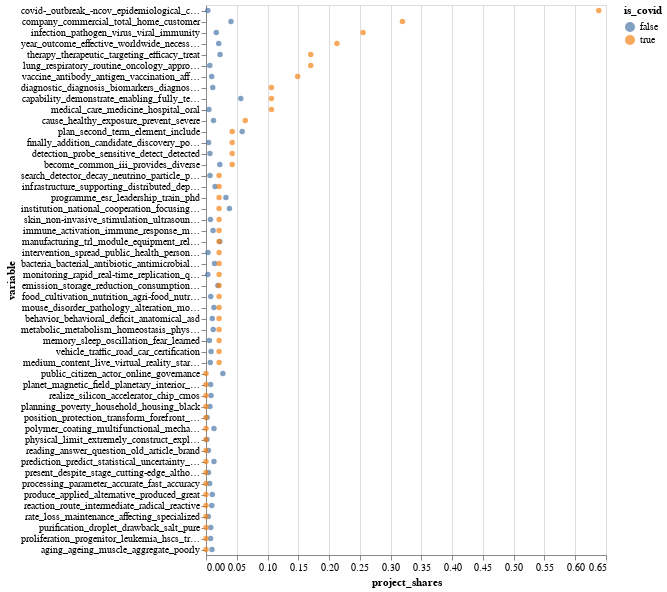

The notebook cell this image was saved under:
### Code cell
sbm_2020_processed['id'] = cord_proj_df.query("created>'2020-01-01'")['id'].tolist()
sbm_2020_processed['is_covid'] = sbm_2020_processed['id'].isin(covid_ids)

#Melt 
sbm_2020_shares = sbm_2020_processed.melt(id_vars=['is_covid','id']).groupby(['is_covid','variable']).apply(get_project_shares)

focus_topics = sbm_2020_shares[True].sort_values(ascending=False).index.tolist()[:50]

sbm_2020_plot = sbm_2020_shares.reset_index(name='project_shares')

project_topic_chart = (alt.Chart(sbm_2020_plot)
                       .mark_point(filled=True)
                       .transform_filter(alt.FieldOneOfPredicate('variable',focus_topics))
                       .encode(y=alt.Y('variable',sort=focus_topics),
                               x='project_shares',
                               color='is_covid')).properties(height=550)
project_topic_chart

### Figure 1 — Vega-Lite specification as saved in the notebook (floating-point values rounded to 4 significant figures; data arrays with more than 128 entries replaced by an {"elided": "..."} marker saying what was removed)
{"config": {"view": {"continuousWidth": 400, "continuousHeight": 300}}, "data": {"name": "data-aee9fb016a24b786dda90a1fbb11fe31"}, "mark": {"type": "point", "filled": true}, "encoding": {"color": {"type": "nominal", "field": "is_covid"}, "x": {"type": "quantitative", "field": "project_shares"}, "y": {"type": "nominal", "field": "variable", "sort": ["covid-_outbreak_-ncov_epidemiological_coronavirus", "company_commercial_total_home_customer", "infection_pathogen_virus_viral_immunity", "year_outcome_effective_worldwide_necessary", "therapy_therapeutic_targeting_efficacy_treat", "lung_respiratory_routine_oncology_approved", "vaccine_antibody_antigen_vaccination_affinity", "diagnostic_diagnosis_biomarkers_diagnostics_personnel", "capability_demonstrate_enabling_fully_testing", "medical_care_medicine_hospital_oral", "cause_healthy_exposure_prevent_severe", "plan_second_term_element_include", "finally_addition_candidate_discovery_powerful", "detection_probe_sensitive_detect_detected", "become_common_iii_provides_diverse", "search_detector_decay_neutrino_particle_physic", "infrastructure_supporting_distributed_deployment_operator", "programme_esr_leadership_train_phd", "institution_national_cooperation_focusing_participation", "skin_non-invasive_stimulation_ultrasound_invasive", "immune_activation_immune_response_macrophage_activated", "manufacturing_trl_module_equipment_reliability", "intervention_spread_public_health_personalized_prevention", "bacteria_bacterial_antibiotic_antimicrobial_susceptibility", "monitoring_rapid_real-time_replication_quantification", "emission_storage_reduction_consumption_green", "food_cultivation_nutrition_agri-food_nutritional", "mouse_disorder_pathology_alteration_modulate", "behavior_behavioral_deficit_anatomical_asd", "metabolic_metabolism_homeostasis_physiology_metabolite", "memory_sleep_oscillation_fear_learned", "vehicle_traffic_road_car_certification", "medium_content_live_virtual_reality_startup", "public_citizen_actor_online_governance", "planet_magnetic_field_planetary_interior_dynamo", "realize_silicon_accelerator_chip_cmos", "planning_poverty_household_housing_black", "position_protection_transform_forefront_protect", "polymer_coating_multifunctional_mechanical_property_superior", "physical_limit_extremely_construct_exploration", "reading_answer_question_old_article_brand", "prediction_predict_statistical_uncertainty_modeling", "present_despite_stage_cutting-edge_although", "processing_parameter_accurate_fast_accuracy", "produce_applied_alternative_produced_great", "reaction_route_intermediate_radical_reactive", "rate_loss_maintenance_affecting_specialized", "purification_droplet_drawback_salt_pure", "proliferation_progenitor_leukemia_hscs_transplantation", "aging_ageing_muscle_aggregate_poorly"]}}, "height": 550, "transform": [{"filter": {"field": "variable", "oneOf": ["covid-_outbreak_-ncov_epidemiological_coronavirus", "company_commercial_total_home_customer", "infection_pathogen_virus_viral_immunity", "year_outcome_effective_worldwide_necessary", "therapy_therapeutic_targeting_efficacy_treat", "lung_respiratory_routine_oncology_approved", "vaccine_antibody_antigen_vaccination_affinity", "diagnostic_diagnosis_biomarkers_diagnostics_personnel", "capability_demonstrate_enabling_fully_testing", "medical_care_medicine_hospital_oral", "cause_healthy_exposure_prevent_severe", "plan_second_term_element_include", "finally_addition_candidate_discovery_powerful", "detection_probe_sensitive_detect_detected", "become_common_iii_provides_diverse", "search_detector_decay_neutrino_particle_physic", "infrastructure_supporting_distributed_deployment_operator", "programme_esr_leadership_train_phd", "institution_national_cooperation_focusing_participation", "skin_non-invasive_stimulation_ultrasound_invasive", "immune_activation_immune_response_macrophage_activated", "manufacturing_trl_module_equipment_reliability", "intervention_spread_public_health_personalized_prevention", "bacteria_bacterial_antibiotic_antimicrobial_susceptibility", "monitoring_rapid_real-time_replication_quantification", "emission_storage_reduction_consumption_green", "food_cultivation_nutrition_agri-food_nutritional", "mouse_disorder_pathology_alteration_modulate", "behavior_behavioral_deficit_anatomical_asd", "metabolic_metabolism_homeostasis_physiology_metabolite", "memory_sleep_oscillation_fear_learned", "vehicle_traffic_road_car_certification", "medium_content_live_virtual_reality_startup", "public_citizen_actor_online_governance", "planet_magnetic_field_planetary_interior_dynamo", "realize_silicon_accelerator_chip_cmos", "planning_poverty_household_housing_black", "position_protection_transform_forefront_protect", "polymer_coating_multifunctional_mechanical_property_superior", "physical_limit_extremely_construct_exploration", "reading_answer_question_old_article_brand", "prediction_predict_statistical_uncertainty_modeling", "present_despite_stage_cutting-edge_although", "processing_parameter_accurate_fast_accuracy", "produce_applied_alternative_produced_great", "reaction_route_intermediate_radical_reactive", "rate_loss_maintenance_affecting_specialized", "purification_droplet_drawback_salt_pure", "proliferation_progenitor_leukemia_hscs_transplantation", "aging_ageing_muscle_aggregate_poorly"]}}], "$schema": "https://vega.github.io/schema/vega-lite/v4.8.1.json", "datasets": {"data-aee9fb016a24b786dda90a1fbb11fe31": {"elided": "490 records"}}}
